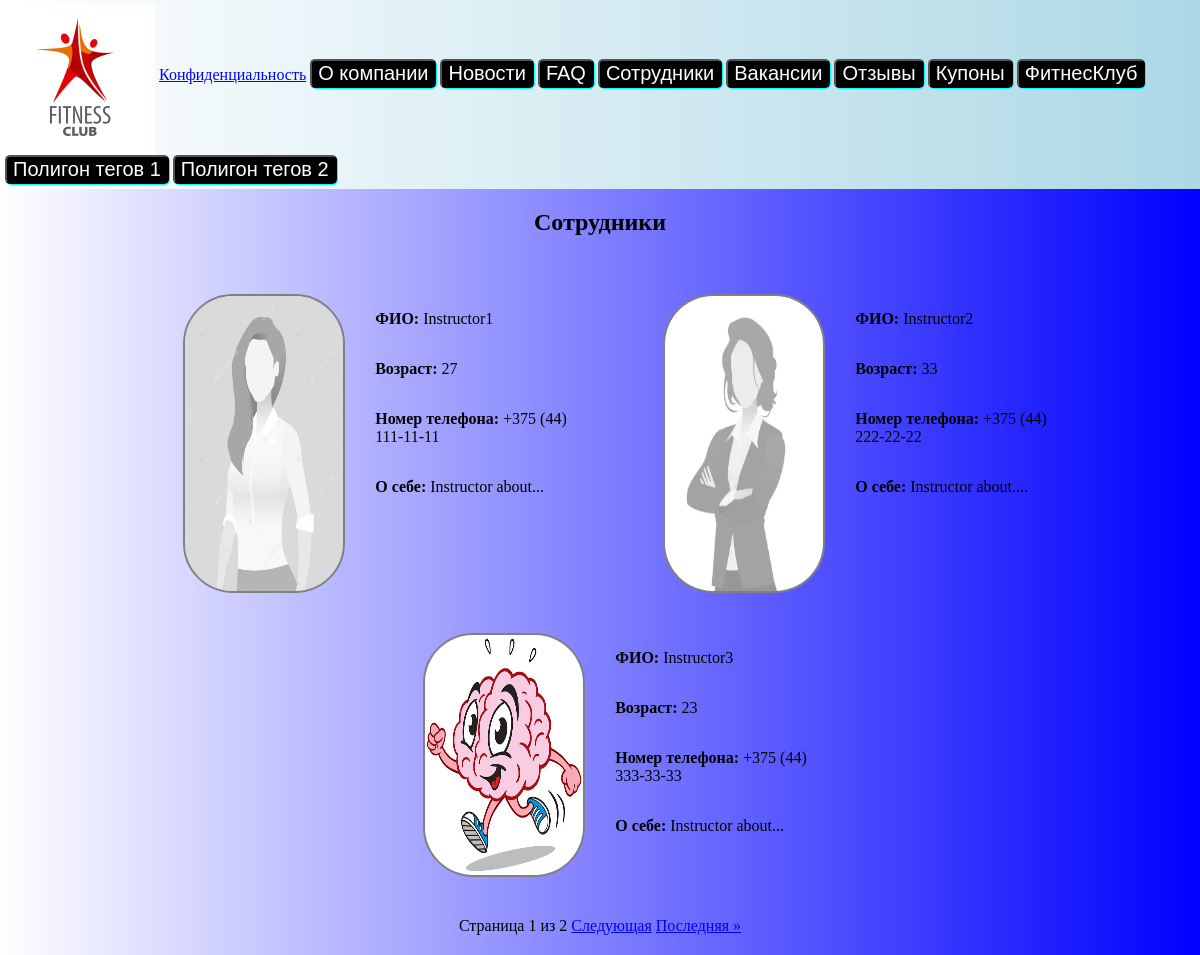
Page /home/employees/ on the earlier database version.
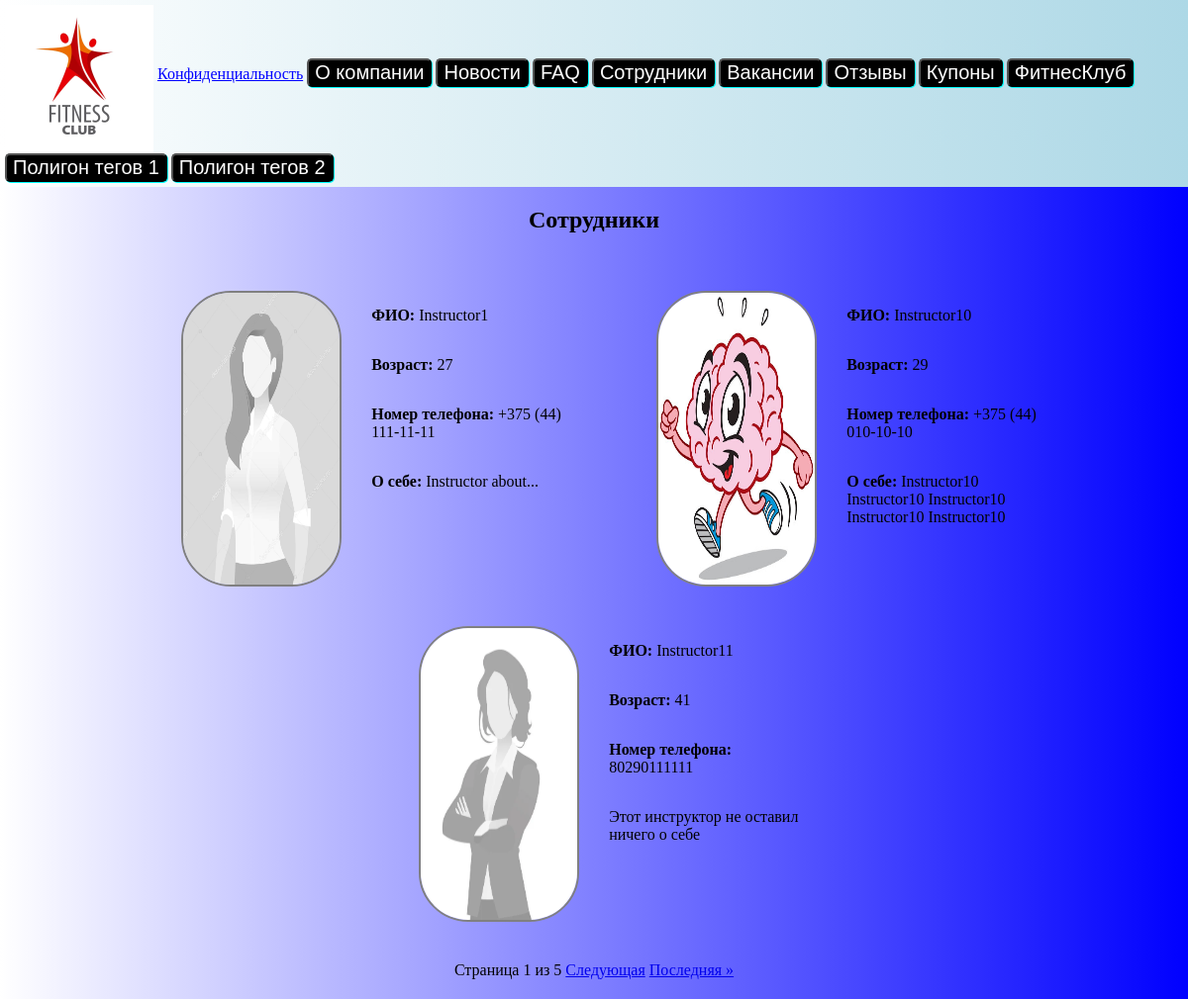
Same page on the later database version.
### fitnes_club/models.py (models this page shows, shortened)
class Instructor(BaseModel):
    fullname = models.CharField(max_length=100)
    age = models.PositiveSmallIntegerField()
    phone_number = models.CharField(max_length=30)
    about = models.TextField(null=True, default=None)
    photo = models.ImageField(upload_to="instructors_photo/", default='')
    workouts = models.ManyToManyField(Workout)
    user = models.OneToOneField(User, on_delete=models.CASCADE)

### common_tasks/views.py (the view)
def employees_page(request):
    employees = Instructor.objects.all().order_by("fullname")
    paginator = Paginator(employees, 3)
    page_number = request.GET.get('page', 1)
    page_obj = paginator.get_page(page_number)
    return render(request, "EmployeesPage.html", {'page_obj': page_obj})

### common_tasks/templates/EmployeesPage.html (shortened to what this page needs)
{% extends "ManyElements.html" %}
{% block header %} Сотрудники {% endblock header %}
{% block content %}
    {% if page_obj %}
    <div class="instructors-container">
        {% for el in page_obj %}
        <div class="instructor">
            {% if el.photo %}
                <img src="{{ el.photo.url }}" alt="Фото инструктора">
            {% else %}
                <p>Фото отсутствует(</p>
            {% endif %}
            <p><b>ФИО: </b>{{ el.fullname }}</p>
            <p><b>Возраст: </b>{{ el.age }}</p>
            <p><b>Номер телефона: </b>{{ el.phone_number }}</p>
            {% if el.about %}
                <p><b>О себе: </b>{{ el.about|truncatechars:100 }}</p>
            {% else %}
                <p>Этот инструктор не оставил ничего о себе</p>
            {% endif %}
        </div>
        {% endfor %}
    </div>
    <div class="pagination">
        <span class="page-links">
            <span>Страница {{ page_obj.number }} из {{ page_obj.paginator.num_pages }}</span>
            {% if page_obj.has_next %}
                <a href="?page={{ page_obj.next_page_number }}">Следующая</a>
                <a href="?page={{ page_obj.paginator.num_pages }}">Последняя &raquo;</a>
            {% endif %}
        </span>
    </div>
    {% else %}
    <p>Вы все уволены!</p>
    {% endif %}
{% endblock content %}

Differences in the rows shown:
no longer on this page (row unchanged): Instructor: photo (placeholder picture), fullname "Instructor2", age "33", phone_number "+375 (44) 222-22-22", about "Instructor about...."
no longer on this page (row unchanged): Instructor: photo (picture), fullname "Instructor3", age "23", phone_number "+375 (44) 333-33-33", about "Instructor about..."
added Instructor: photo (picture), fullname "Instructor10", age "29", phone_number "+375 (44) 010-10-10", about "Instructor10 Instructor10 Instructor10 Instructor10 Instructor10"
added Instructor: photo (placeholder picture), fullname "Instructor11", age "41", phone_number "80290111111", shows "Этот инструктор не оставил ничего о себе"
Other differences:
{{ page_obj.paginator.num_pages }}: "2" → "5"
